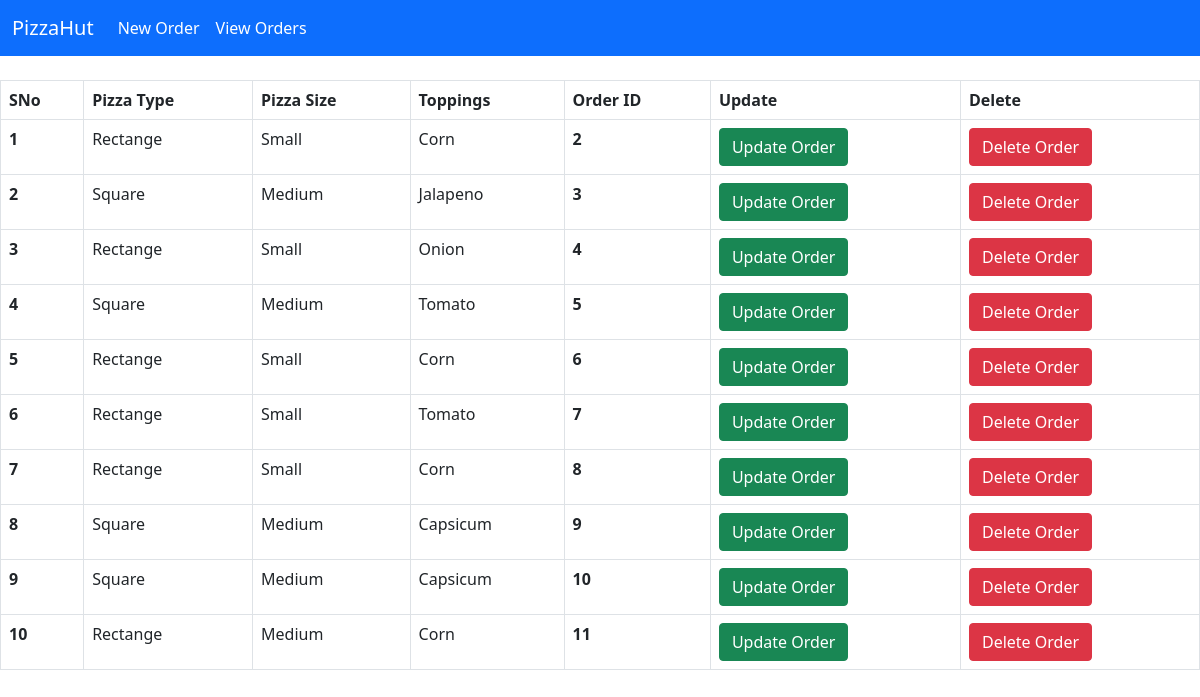
The app's page /display/ with its own data.
### pizzastorings/models.py (models this page shows)
class Pizza(models.Model):
    types = (
        ('Rectange', 'Rectangle'),
        ('Square', 'Square')
    )
    toppings =(
        ('Onion', 'Onion'),
        ('Tomato', 'Tomato'),
        ('Corn', 'Corn'),
        ('Capsicum', 'Capsicum'),
        ('Cheese', 'Cheese'),
        ('Jalapeno', 'Jalapeno')
    )
    sizes = (
        ('Small', 'Small'),
        ('Medium', 'Medium'),
        ('Large', 'Large')
    )
    pizzatype = models.CharField(max_length=10, choices=types, verbose_name="Pizza Type")
    pizzasize = models.CharField(max_length=10, choices=sizes, verbose_name="Size of Pizza")
    ontoppings = MultiSelectField(choices=toppings)

### pizzastorings/views.py (the view)
# urls.py: path('display/', display, name="display"),
def display(request):
    data = Pizza.objects.all()
    count = Pizza.objects.all().count()
    return render(request, 'display.html', {'data':data,'count': count})

### pizzastorings/templates/display.html (shortened to what this page needs)
{% load crispy_forms_tags %}
<html lang="en">
  <head>
    <link
      href="https://cdn.jsdelivr.net/npm/bootstrap@5.0.2/dist/css/bootstrap.min.css"
      rel="stylesheet"
    />
  </head>
  <body>
    <nav class="navbar navbar-expand-lg navbar navbar-dark bg-primary">
      <div class="container-fluid">
        <a class="navbar-brand mb-0 h1" href="#">PizzaHut</a>
        <div class="collapse navbar-collapse" id="navbarNav">
          <ul class="navbar-nav">
            <li class="nav-item">
              <a
                class="nav-link active"
                aria-current="page"
                href="{% url 'index' %}"
                >New Order</a
              >
            </li>
            <li class="nav-item">
              <a
                class="nav-link active"
                aria-current="page"
                href="{% url 'display' %}"
                >View Orders</a
              >
            </li>
          </ul>
        </div>
      </div>
    </nav>
    <br>
    {% if not data %}
    <center>
      <h6 class="display-6">
        <span class="badge rounded-pill bg-warning">No Orders</span>
      </h6>
    </center>
    {% else %}
    <table class="table table-hover table-bordered">
      <thead>
        <tr>
          <th scope="col">SNo</th>
          <th scope="col">Pizza Type</th>
          <th scope="col">Pizza Size</th>
          <th scope="col">Toppings</th>
          <th scope="col">Order ID</th>
          <th scope="col">Update</th>
          <th scope="col">Delete</th>
        </tr>
      </thead>
      {% for d in data %}
      <tbody>
        <tr>
          <th scope="row">{{ forloop.counter }}</th>
          <td>{{ d.pizzatype }}</td>
          <td>{{ d.pizzasize }}</td>
          <td>{{ d.ontoppings }}</td>
          <th scope="row">{{ d.id }}</th>
          <td>
            <a href="/update/{{ d.id }}">
              <button type="button" class="btn btn-success">Update Order</button>
            </a>
          </td>
          <td>
            <a href="/delete/{{ d.id }}">
              <button type="submit" class="btn btn-danger">
                Delete Order
              </button>
            </a>
          </td>
        </tr>
      </tbody>
      {% endfor %}
      {% endif %}
    </table>
  </body>
</html>

### records on screen
Pizza: pizzatype "Rectange", pizzasize "Small", ontoppings "Corn", id "2"
Pizza: pizzatype "Square", pizzasize "Medium", ontoppings "Jalapeno", id "3"
Pizza: pizzatype "Rectange", pizzasize "Small", ontoppings "Onion", id "4"
Pizza: pizzatype "Square", pizzasize "Medium", ontoppings "Tomato", id "5"
Pizza: pizzatype "Rectange", pizzasize "Small", ontoppings "Corn", id "6"
Pizza: pizzatype "Rectange", pizzasize "Small", ontoppings "Tomato", id "7"
Pizza: pizzatype "Rectange", pizzasize "Small", ontoppings "Corn", id "8"
Pizza: pizzatype "Square", pizzasize "Medium", ontoppings "Capsicum", id "9"
Pizza: pizzatype "Square", pizzasize "Medium", ontoppings "Capsicum", id "10"
Pizza: pizzatype "Rectange", pizzasize "Medium", ontoppings "Corn", id "11"
